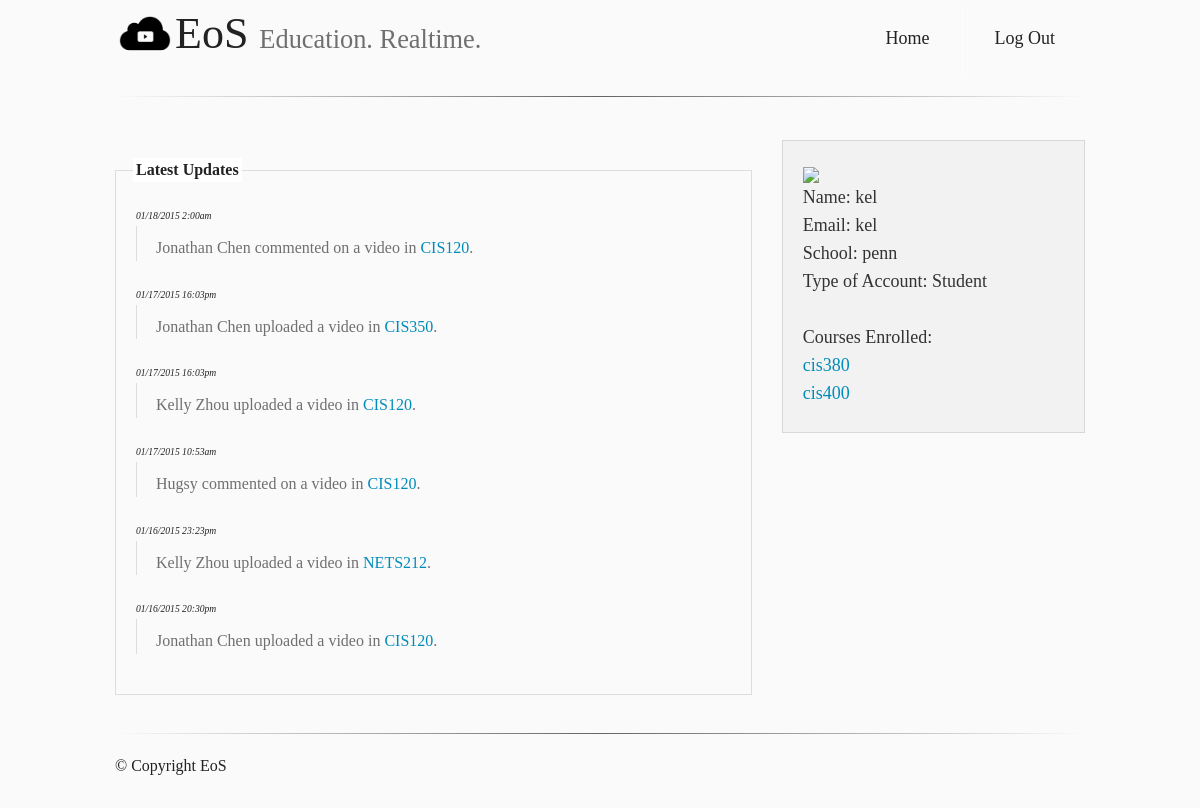
Before: /dashboard (signed in) with the older database file.
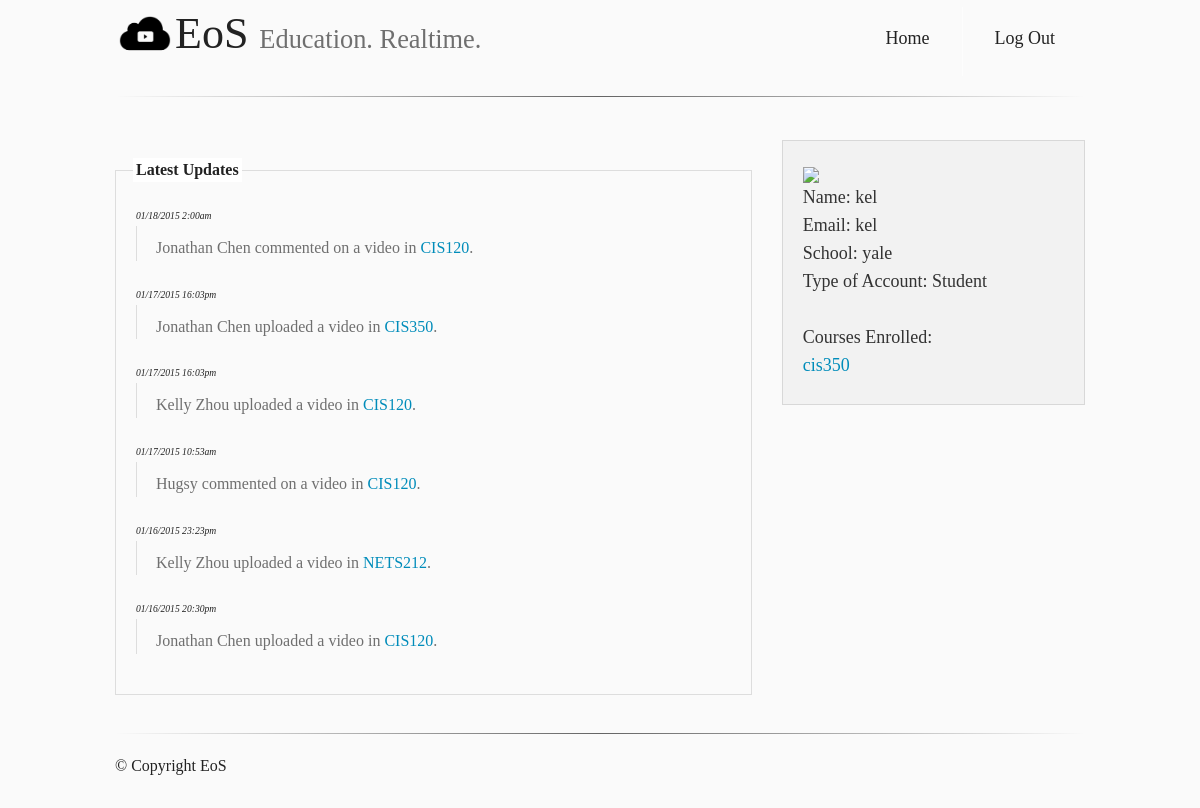
After: the same page with the newer database file.
### tables this page shows
CREATE TABLE users (
  name text not null,
  hash text not null,
  email text not null,
  school text not null,
  prof integer not null,
  courses text
);

### server.py (the view)
@app.route("/dashboard")
def dashboard():
    if not 'email' in session:
        flash("Please log in to view content.")
        return redirect(url_for('index'))
    else:
        r = g.db.execute('SELECT * FROM USERS WHERE email= \"' + session['email'] + '\"')
        session['courses'] = r.fetchone()[5]
        return render_template('dashboard.html', email=session['email'], name=session['name'], school=session['school'], account=session['type'], is_prof = session['is_prof'], courses=session['courses'])

### server.py (called while the page is built)
@app.before_request
def before_request():
    g.db = connect_db()

@app.teardown_request
def teardown_request(exception):
    db = getattr(g, 'db', None)
    if db is not None:
        db.close()

def connect_db():
    return sqlite3.connect(app.config['DATABASE'])

### templates/dashboard.html (shortened to what this page needs)
<!doctype html>
<html>
  <head>
    <link rel=stylesheet type=text/css href="{{ url_for('static', filename='css/foundation.css') }}">
    <link rel=stylesheet type=text/css href="{{ url_for('static', filename='css/layout.css') }}">
  </head>
  <body>
  <div class="content">
      <div class="row">
        <div class="large-12 columns">
          <div class="nav-bar right">
           <ul class="button-group">
             <li><a href="/dashboard" class="button"><h5>Home</h5></a></li>
             <li><a href="/logout" class="button"><h5>Log Out</h5></a></li>
            </ul>
          </div>
          <h1><img src="{{ url_for('static', filename='logo.png') }}" style="width: 60px;"/>EoS <small>Education. Realtime.</small></h1>
          <hr />
        </div>
      </div>
        <div class="row">
            <br/>
          </div>
<div class="large-12 columns">
  <div class="row">
        <div class="large-8 columns">
          <fieldset>
          <legend>Latest Updates</legend>
          <small><cite>01/18/2015 2:00am</cite></small>
          <blockquote>Jonathan Chen commented on a video in <a href=/class/CIS120> CIS120</a>.</blockquote>
          <small><cite>01/17/2015 16:03pm</cite></small>
          <blockquote>Jonathan Chen uploaded a video in <a href=/class/CIS350> CIS350</a>.</blockquote>
          <small><cite>01/17/2015 16:03pm</cite></small>
          <blockquote>Kelly Zhou uploaded a video in <a href=/class/CIS120> CIS120</a>.</blockquote>
          <small><cite>01/17/2015 10:53am</cite></small>
          <blockquote>Hugsy commented on a video in <a href=/class/CIS120> CIS120</a>.</blockquote>
          <small><cite>01/16/2015 23:23pm</cite></small>
          <blockquote>Kelly Zhou uploaded a video in <a href=/class/NETS212> NETS212</a>.</blockquote>
          <small><cite>01/16/2015 20:30pm</cite></small>
          <blockquote>Jonathan Chen uploaded a video in <a href=/class/CIS120> CIS120</a>.</blockquote>
          </fieldset>
        </div>
        <div class="large-4 columns ">
          <div class="panel">
            <a href="#"><img src="http://braddyc.files.wordpress.com/2011/09/penguin.png" /></a>
            <h5>Name: {{ name }} </h5>
            <h5>Email: {{ email }} </h5>
            <h5>School: {{ school }} </h5>
            <h5>Type of Account: {{ account }} </h5>
              <br/><div class="section-container vertical-nav" data-section data-options="deep_linking: false; one_up: true">
              <h5>Courses Enrolled: </h5>
              {% for course in courses.split('|')[1:-1] %}
                <section class="section">
                  <h5 class="title"><a href=/class/{{ course }}> {{ course }} </a></h5>
                </section>
              {% endfor %}
            </div>
          </div>
        </div>
        </div>
      </div>
      </div>
      <footer class="row">
        <div class="large-12 columns">
          <hr />
          <div class="row">
            <div class="large-6 columns">
              <p>© Copyright EoS</p>
            </div>
          </div>
        </div>
      </footer>
  </body>
</html>

### static/css/layout.css (style rules this page uses)
body { font-family: "MP"; }
h1 { font-family: "Archer-b"; }
h2, h3, h4, h5, h6, a { font-family: "MP-cond"; }
body { background-color: rgba(0, 0, 0, 0.02); }
.button-group li { padding-top: 3%; }
.button-group a { color: rgba(0, 0, 0, 1); background-color: transparent; }
.button-group { float: none; }
@media only screen and (min-width: 40.063em) { .button-group { float: right; } }
hr { border: 0; height: 1px; background-image: -webkit-linear-gradient(left, rgba(0,0,0,0), rgba(0,0,0,0.75), rgba(0,0,0,0)); background-image: -moz-linear-gradient(left, rgba(0,0,0,0), rgba(0,0,0,0.75), rgba(0,0,0,0)); background-image: -ms-linear-gradient(left, rgba(0,0,0,0), rgba(0,0,0,0.75), rgba(0,0,0,0)); background-image: -o-linear-gradient(left, rgba(0,0,0,0), rgba(0,0,0,0.75), rgba(0,0,0,0)); opacity: 0.8; }
footer { padding: 80px 0 10px 0; }

Changed rows visible on the page:
changed users: school "penn" → "yale"
Other visible differences:
new list line: "cis350"
list line gone: "cis380"
list line gone: "cis400"
